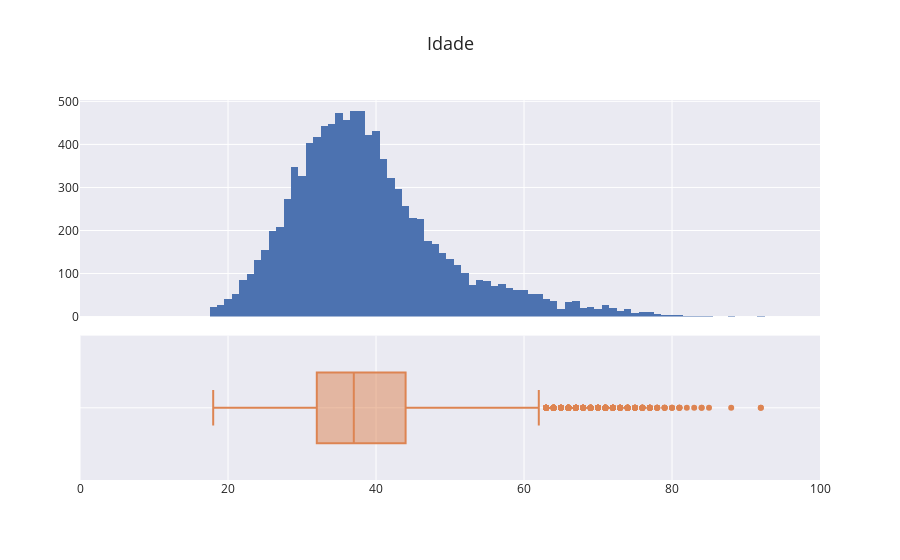

Notebook source saved alongside this figure:
### Code cell
#Criando a figura para plotagem dos gráficos
fig = make_subplots(rows = 2, shared_xaxes = True, vertical_spacing = 0.05, row_heights = [0.6, 0.4])

#Gráfico 1 - Histograma
fig.add_trace(go.Histogram(x = df.Idade), row = 1, col = 1)

#Gráfico 2 - Boxplot
fig.add_trace(go.Box(x = df.Idade, name = '', orientation = 'h'), row = 2, col=1)

#Alterações de layout    
fig.update_layout(title = 'Idade', showlegend = False, title_font_size = 18)

#Configuração do eixo X    
fig.update_xaxes(range = [0, 100])

#Mostrar o gráfico
fig.show()

### Figure 1 — Plotly figure (JSON) as saved in the notebook; plotly's stock layout.template omitted (floating-point values rounded to 4 significant figures; data arrays with more than 128 entries replaced by an {"elided": "..."} marker saying what was removed)
{"data": [{"type": "histogram", "x": {"elided": "10000 int values"}, "xaxis": "x", "yaxis": "y"}, {"name": "", "orientation": "h", "type": "box", "x": {"elided": "10000 int values"}, "xaxis": "x2", "yaxis": "y2"}], "layout": {"showlegend": false, "title": {"font": {"size": 18}, "text": "Idade"}, "xaxis": {"anchor": "y", "domain": [0, 1], "matches": "x2", "range": [0, 100], "showticklabels": false}, "xaxis2": {"anchor": "y2", "domain": [0, 1], "range": [0, 100]}, "yaxis": {"anchor": "x", "domain": [0.43, 1]}, "yaxis2": {"anchor": "x2", "domain": [0, 0.38]}}}
